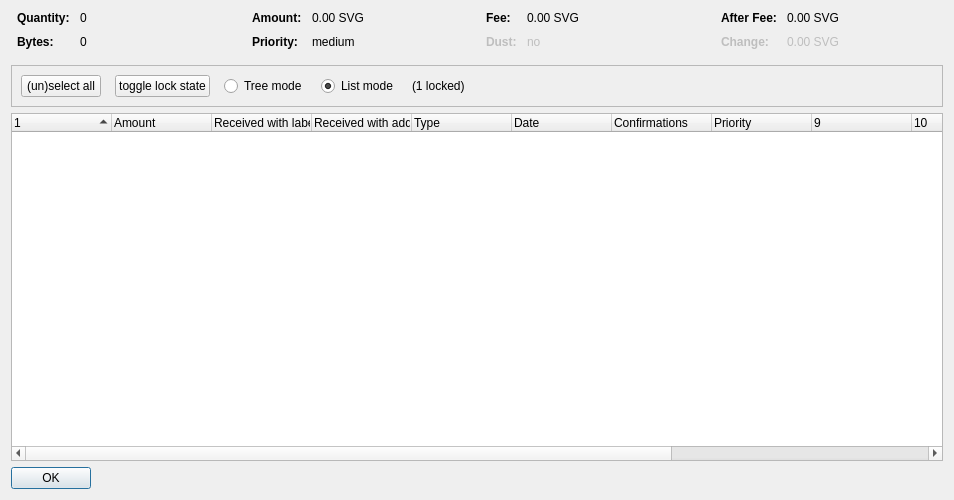
<?xml version="1.0" encoding="UTF-8"?>
<ui version="4.0">
 <class>CoinControlDialog</class>
 <widget class="QDialog" name="CoinControlDialog">
  <property name="geometry">
   <rect>
    <x>0</x>
    <y>0</y>
    <width>954</width>
    <height>500</height>
   </rect>
  </property>
  <property name="windowTitle">
   <string>Coin Selection</string>
  </property>
  <layout class="QVBoxLayout" name="verticalLayout">
   <item>
    <layout class="QHBoxLayout" name="horizontalLayoutTop" stretch="0,0,0,0">
     <property name="topMargin">
      <number>0</number>
     </property>
     <property name="bottomMargin">
      <number>10</number>
     </property>
     <item>
      <layout class="QFormLayout" name="formLayoutCoinControl1">
       <property name="horizontalSpacing">
        <number>10</number>
       </property>
       <property name="verticalSpacing">
        <number>10</number>
       </property>
       <property name="leftMargin">
        <number>6</number>
       </property>
       <property name="rightMargin">
        <number>6</number>
       </property>
       <item row="0" column="0">
        <widget class="QLabel" name="labelCoinControlQuantityText">
         <property name="font">
          <font>
           <weight>75</weight>
           <bold>true</bold>
          </font>
         </property>
         <property name="text">
          <string>Quantity:</string>
         </property>
        </widget>
       </item>
       <item row="0" column="1">
        <widget class="QLabel" name="labelCoinControlQuantity">
         <property name="cursor">
          <cursorShape>IBeamCursor</cursorShape>
         </property>
         <property name="contextMenuPolicy">
          <enum>Qt::ActionsContextMenu</enum>
         </property>
         <property name="text">
          <string notr="true">0</string>
         </property>
         <property name="textInteractionFlags">
          <set>Qt::LinksAccessibleByMouse|Qt::TextSelectableByKeyboard|Qt::TextSelectableByMouse</set>
         </property>
        </widget>
       </item>
       <item row="1" column="0">
        <widget class="QLabel" name="labelCoinControlBytesText">
         <property name="font">
          <font>
           <weight>75</weight>
           <bold>true</bold>
          </font>
         </property>
         <property name="text">
          <string>Bytes:</string>
         </property>
        </widget>
       </item>
       <item row="1" column="1">
        <widget class="QLabel" name="labelCoinControlBytes">
         <property name="cursor">
          <cursorShape>IBeamCursor</cursorShape>
         </property>
         <property name="contextMenuPolicy">
          <enum>Qt::ActionsContextMenu</enum>
         </property>
         <property name="text">
          <string notr="true">0</string>
         </property>
         <property name="textInteractionFlags">
          <set>Qt::LinksAccessibleByMouse|Qt::TextSelectableByKeyboard|Qt::TextSelectableByMouse</set>
         </property>
        </widget>
       </item>
      </layout>
     </item>
     <item>
      <layout class="QFormLayout" name="formLayoutCoinControl2">
       <property name="horizontalSpacing">
        <number>10</number>
       </property>
       <property name="verticalSpacing">
        <number>10</number>
       </property>
       <property name="leftMargin">
        <number>6</number>
       </property>
       <property name="rightMargin">
        <number>6</number>
       </property>
       <item row="0" column="0">
        <widget class="QLabel" name="labelCoinControlAmountText">
         <property name="font">
          <font>
           <weight>75</weight>
           <bold>true</bold>
          </font>
         </property>
         <property name="text">
          <string>Amount:</string>
         </property>
        </widget>
       </item>
       <item row="0" column="1">
        <widget class="QLabel" name="labelCoinControlAmount">
         <property name="cursor">
          <cursorShape>IBeamCursor</cursorShape>
         </property>
         <property name="contextMenuPolicy">
          <enum>Qt::ActionsContextMenu</enum>
         </property>
         <property name="text">
          <string notr="true">0.00 SVG</string>
         </property>
         <property name="textInteractionFlags">
          <set>Qt::LinksAccessibleByMouse|Qt::TextSelectableByKeyboard|Qt::TextSelectableByMouse</set>
         </property>
        </widget>
       </item>
       <item row="1" column="0">
        <widget class="QLabel" name="labelCoinControlPriorityText">
         <property name="font">
          <font>
           <weight>75</weight>
           <bold>true</bold>
          </font>
         </property>
         <property name="text">
          <string>Priority:</string>
         </property>
        </widget>
       </item>
       <item row="1" column="1">
        <widget class="QLabel" name="labelCoinControlPriority">
         <property name="cursor">
          <cursorShape>IBeamCursor</cursorShape>
         </property>
         <property name="contextMenuPolicy">
          <enum>Qt::ActionsContextMenu</enum>
         </property>
         <property name="text">
          <string>medium</string>
         </property>
         <property name="textInteractionFlags">
          <set>Qt::LinksAccessibleByMouse|Qt::TextSelectableByKeyboard|Qt::TextSelectableByMouse</set>
         </property>
        </widget>
       </item>
      </layout>
     </item>
     <item>
      <layout class="QFormLayout" name="formLayoutCoinControl3">
       <property name="horizontalSpacing">
        <number>10</number>
       </property>
       <property name="verticalSpacing">
        <number>10</number>
       </property>
       <property name="leftMargin">
        <number>6</number>
       </property>
       <property name="rightMargin">
        <number>6</number>
       </property>
       <item row="0" column="0">
        <widget class="QLabel" name="labelCoinControlFeeText">
         <property name="font">
          <font>
           <weight>75</weight>
           <bold>true</bold>
          </font>
         </property>
         <property name="text">
          <string>Fee:</string>
         </property>
        </widget>
       </item>
       <item row="0" column="1">
        <widget class="QLabel" name="labelCoinControlFee">
         <property name="cursor">
          <cursorShape>IBeamCursor</cursorShape>
         </property>
         <property name="contextMenuPolicy">
          <enum>Qt::ActionsContextMenu</enum>
         </property>
         <property name="text">
          <string notr="true">0.00 SVG</string>
         </property>
         <property name="textInteractionFlags">
          <set>Qt::LinksAccessibleByMouse|Qt::TextSelectableByKeyboard|Qt::TextSelectableByMouse</set>
         </property>
        </widget>
       </item>
       <item row="1" column="0">
        <widget class="QLabel" name="labelCoinControlLowOutputText">
         <property name="enabled">
          <bool>false</bool>
         </property>
         <property name="font">
          <font>
           <weight>75</weight>
           <bold>true</bold>
          </font>
         </property>
         <property name="text">
          <string>Dust:</string>
         </property>
        </widget>
       </item>
       <item row="1" column="1">
        <widget class="QLabel" name="labelCoinControlLowOutput">
         <property name="enabled">
          <bool>false</bool>
         </property>
         <property name="cursor">
          <cursorShape>IBeamCursor</cursorShape>
         </property>
         <property name="contextMenuPolicy">
          <enum>Qt::ActionsContextMenu</enum>
         </property>
         <property name="text">
          <string>no</string>
         </property>
         <property name="textInteractionFlags">
          <set>Qt::LinksAccessibleByMouse|Qt::TextSelectableByKeyboard|Qt::TextSelectableByMouse</set>
         </property>
        </widget>
       </item>
      </layout>
     </item>
     <item>
      <layout class="QFormLayout" name="formLayoutCoinControl4">
       <property name="horizontalSpacing">
        <number>10</number>
       </property>
       <property name="verticalSpacing">
        <number>10</number>
       </property>
       <property name="leftMargin">
        <number>6</number>
       </property>
       <property name="rightMargin">
        <number>6</number>
       </property>
       <item row="0" column="0">
        <widget class="QLabel" name="labelCoinControlAfterFeeText">
         <property name="font">
          <font>
           <weight>75</weight>
           <bold>true</bold>
          </font>
         </property>
         <property name="text">
          <string>After Fee:</string>
         </property>
        </widget>
       </item>
       <item row="0" column="1">
        <widget class="QLabel" name="labelCoinControlAfterFee">
         <property name="cursor">
          <cursorShape>IBeamCursor</cursorShape>
         </property>
         <property name="contextMenuPolicy">
          <enum>Qt::ActionsContextMenu</enum>
         </property>
         <property name="text">
          <string notr="true">0.00 SVG</string>
         </property>
         <property name="textInteractionFlags">
          <set>Qt::LinksAccessibleByMouse|Qt::TextSelectableByKeyboard|Qt::TextSelectableByMouse</set>
         </property>
        </widget>
       </item>
       <item row="1" column="0">
        <widget class="QLabel" name="labelCoinControlChangeText">
         <property name="enabled">
          <bool>false</bool>
         </property>
         <property name="font">
          <font>
           <weight>75</weight>
           <bold>true</bold>
          </font>
         </property>
         <property name="text">
          <string>Change:</string>
         </property>
        </widget>
       </item>
       <item row="1" column="1">
        <widget class="QLabel" name="labelCoinControlChange">
         <property name="enabled">
          <bool>false</bool>
         </property>
         <property name="cursor">
          <cursorShape>IBeamCursor</cursorShape>
         </property>
         <property name="contextMenuPolicy">
          <enum>Qt::ActionsContextMenu</enum>
         </property>
         <property name="text">
          <string notr="true">0.00 SVG</string>
         </property>
         <property name="textInteractionFlags">
          <set>Qt::LinksAccessibleByMouse|Qt::TextSelectableByKeyboard|Qt::TextSelectableByMouse</set>
         </property>
        </widget>
       </item>
      </layout>
     </item>
    </layout>
   </item>
   <item>
    <widget class="QFrame" name="frame">
     <property name="minimumSize">
      <size>
       <width>0</width>
       <height>40</height>
      </size>
     </property>
     <property name="frameShape">
      <enum>QFrame::StyledPanel</enum>
     </property>
     <property name="frameShadow">
      <enum>QFrame::Sunken</enum>
     </property>
     <layout class="QHBoxLayout" name="horizontalLayout">
      <item>
       <layout class="QHBoxLayout" name="horizontalLayoutPanel" stretch="0,0,0,0,0,0">
        <property name="spacing">
         <number>14</number>
        </property>
        <item>
         <widget class="QPushButton" name="pushButtonSelectAll">
          <property name="sizePolicy">
           <sizepolicy hsizetype="Maximum" vsizetype="Fixed">
            <horstretch>0</horstretch>
            <verstretch>0</verstretch>
           </sizepolicy>
          </property>
          <property name="text">
           <string>(un)select all</string>
          </property>
          <property name="autoDefault">
           <bool>false</bool>
          </property>
         </widget>
        </item>
        <item>
         <widget class="QPushButton" name="pushButtonToggleLock">
          <property name="sizePolicy">
           <sizepolicy hsizetype="Maximum" vsizetype="Fixed">
            <horstretch>0</horstretch>
            <verstretch>0</verstretch>
           </sizepolicy>
          </property>
          <property name="text">
           <string>toggle lock state</string>
          </property>
          <property name="autoDefault">
           <bool>false</bool>
          </property>
         </widget>
        </item>
        <item>
         <widget class="QRadioButton" name="radioTreeMode">
          <property name="sizePolicy">
           <sizepolicy hsizetype="Maximum" vsizetype="Fixed">
            <horstretch>0</horstretch>
            <verstretch>0</verstretch>
           </sizepolicy>
          </property>
          <property name="text">
           <string>Tree mode</string>
          </property>
         </widget>
        </item>
        <item>
         <widget class="QRadioButton" name="radioListMode">
          <property name="sizePolicy">
           <sizepolicy hsizetype="Maximum" vsizetype="Fixed">
            <horstretch>0</horstretch>
            <verstretch>0</verstretch>
           </sizepolicy>
          </property>
          <property name="text">
           <string>List mode</string>
          </property>
          <property name="checked">
           <bool>true</bool>
          </property>
         </widget>
        </item>
        <item>
         <widget class="QLabel" name="labelLocked">
          <property name="text">
           <string>(1 locked)</string>
          </property>
         </widget>
        </item>
        <item>
         <spacer name="horizontalSpacer">
          <property name="orientation">
           <enum>Qt::Horizontal</enum>
          </property>
          <property name="sizeHint" stdset="0">
           <size>
            <width>40</width>
            <height>20</height>
           </size>
          </property>
         </spacer>
        </item>
       </layout>
      </item>
     </layout>
    </widget>
   </item>
   <item>
    <widget class="CoinControlTreeWidget" name="treeWidget">
     <property name="contextMenuPolicy">
      <enum>Qt::CustomContextMenu</enum>
     </property>
     <property name="sortingEnabled">
      <bool>false</bool>
     </property>
     <property name="columnCount">
      <number>13</number>
     </property>
     <attribute name="headerShowSortIndicator" stdset="0">
      <bool>true</bool>
     </attribute>
     <attribute name="headerStretchLastSection">
      <bool>false</bool>
     </attribute>
     <column>
      <property name="text">
       <string/>
      </property>
     </column>
     <column>
      <property name="text">
       <string>Amount</string>
      </property>
     </column>
     <column>
      <property name="text">
       <string>Received with label</string>
      </property>
     </column>
     <column>
      <property name="text">
       <string>Received with address</string>
      </property>
     </column>
     <column>
      <property name="text">
	<string>Type</string>
      </property>
     </column>
     <column>
      <property name="text">	 
       <string>Date</string>
      </property>
     </column>
     <column>
      <property name="text">
       <string>Confirmations</string>
      </property>
      <property name="toolTip">
       <string>Confirmed</string>
      </property>
     </column>
     <column>
      <property name="text">
       <string>Priority</string>
      </property>
     </column>
     <column>
      <property name="text">
       <string/>
      </property>
     </column>
     <column>
      <property name="text">
       <string/>
      </property>
     </column>
     <column>
      <property name="text">
       <string/>
      </property>
     </column>
     <column>
      <property name="text">
       <string/>
      </property>
     </column>
     <column>
      <property name="text">
       <string/>
      </property>
     </column>
    </widget>
   </item>
   <item>
    <widget class="QDialogButtonBox" name="buttonBox">
     <property name="sizePolicy">
      <sizepolicy hsizetype="Maximum" vsizetype="Fixed">
       <horstretch>0</horstretch>
       <verstretch>0</verstretch>
      </sizepolicy>
     </property>
     <property name="orientation">
      <enum>Qt::Horizontal</enum>
     </property>
     <property name="standardButtons">
      <set>QDialogButtonBox::Ok</set>
     </property>
    </widget>
   </item>
  </layout>
 </widget>
 <customwidgets>
  <customwidget>
   <class>CoinControlTreeWidget</class>
   <extends>QTreeWidget</extends>
   <header>coincontroltreewidget.h</header>
  </customwidget>
 </customwidgets>
 <resources/>
 <connections/>
</ui>
